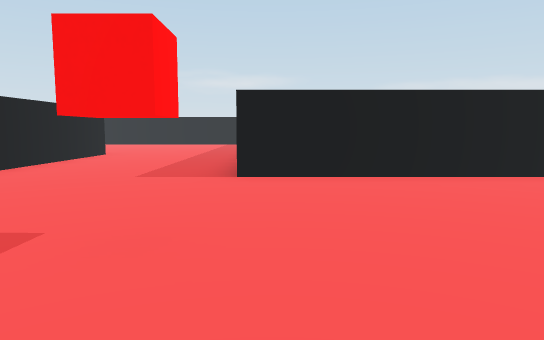
view 1 (above)

22 first-person views from a walk through a Unity game level. The camera is 0.68 m above the floor, tilts 6° down and sees 70° across. The floor is counted in squares, 1 m on a side. Each view is taken from the middle of a square. On the plan, view 1 faces up. The plan holds only what a view shows up to about 11 squares ahead; the rest is blank. The place goes on beyond the plan. The player is left out.

view 2
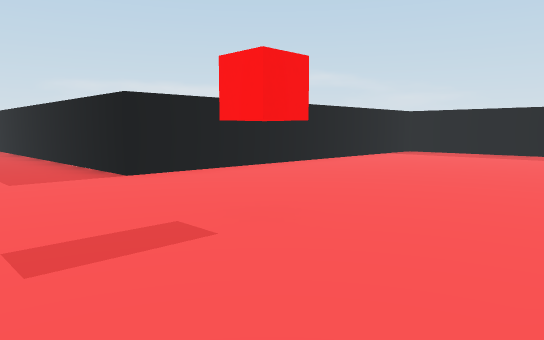

view 3
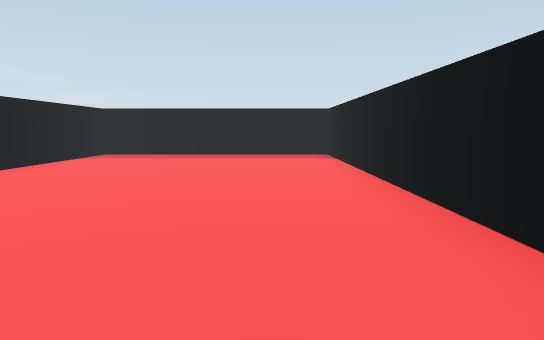

view 4
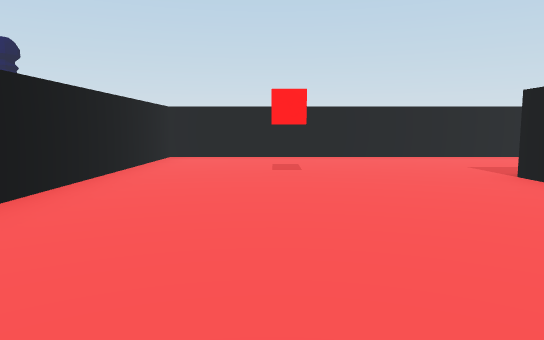

view 5
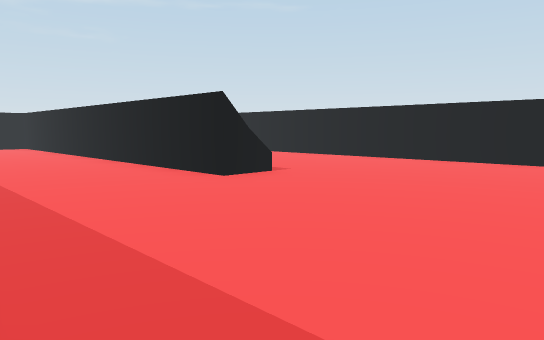

view 6
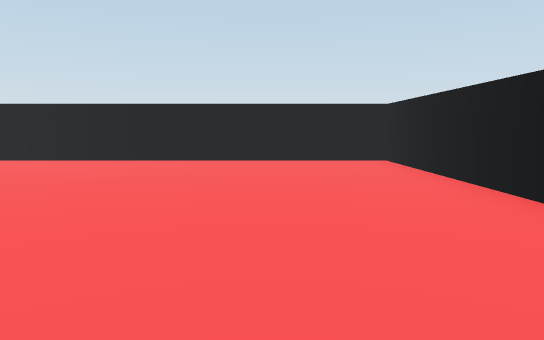

view 7
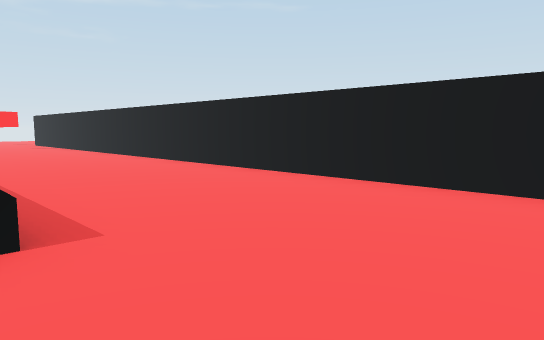

view 8
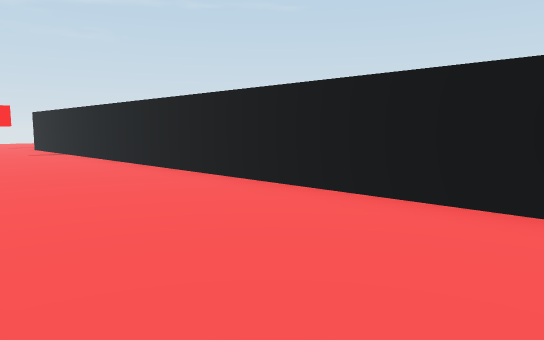

view 9
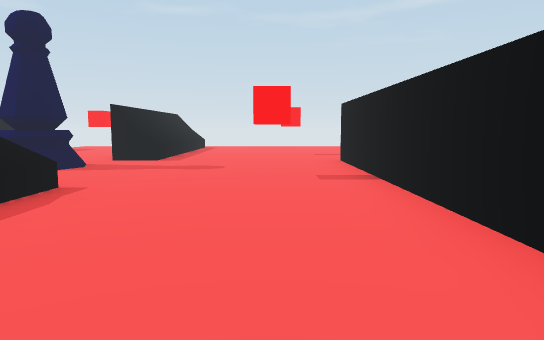

view 10
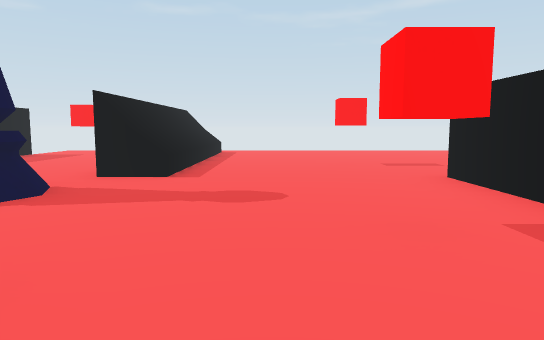

view 11
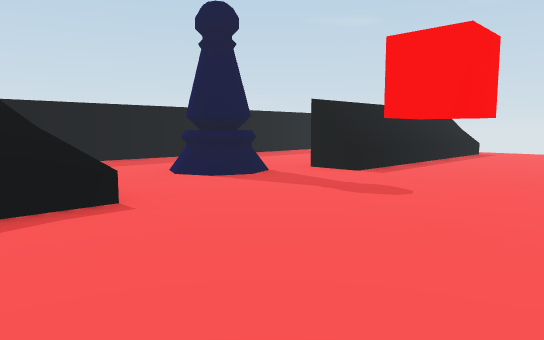

view 12
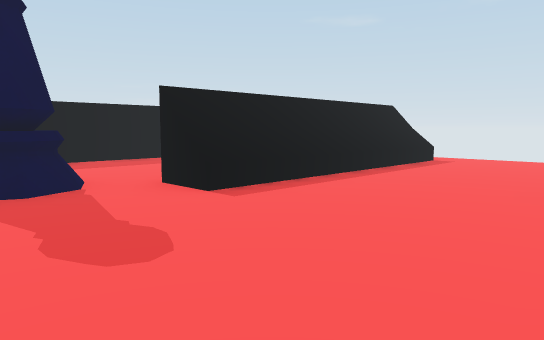

view 13
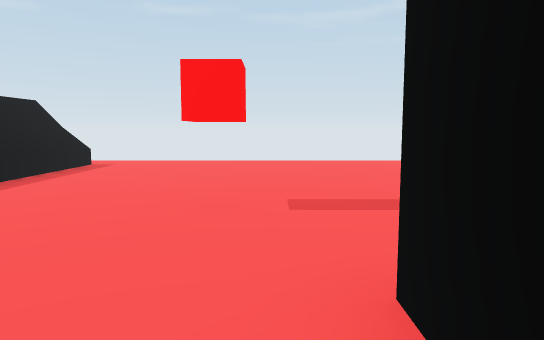

view 14
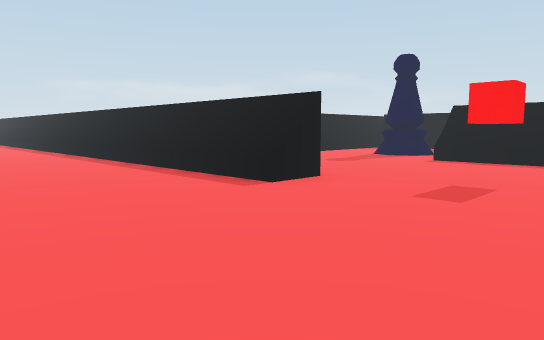

view 15
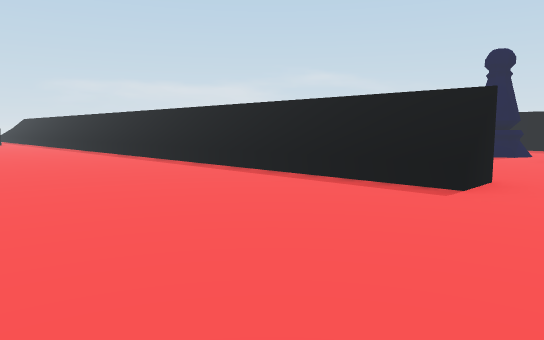

view 16
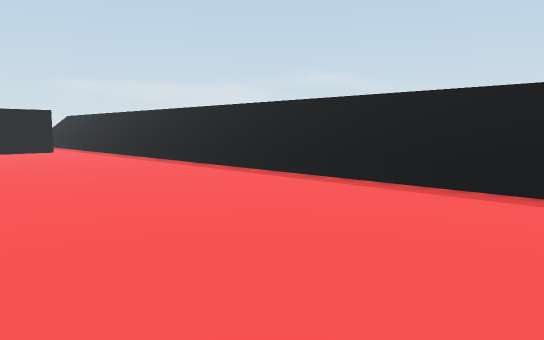

view 17
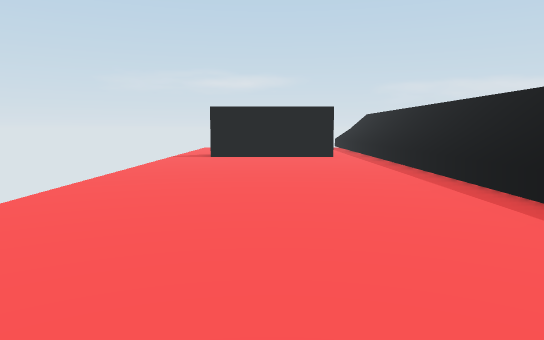

view 18
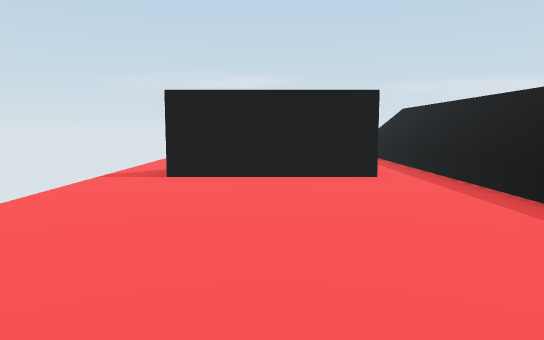

view 19
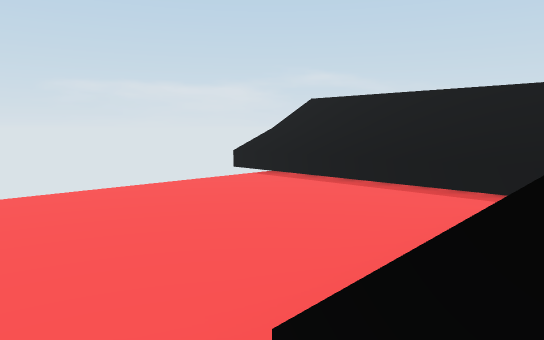

view 20
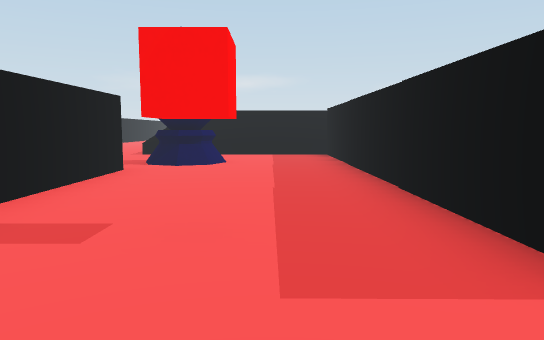

view 21
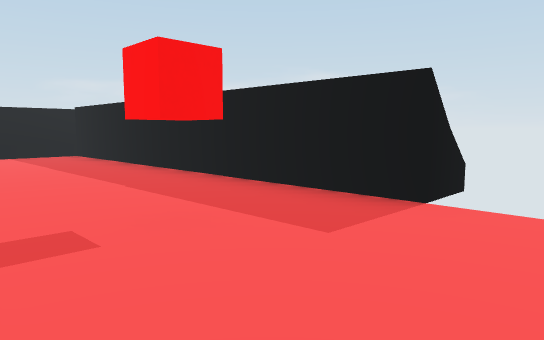

view 22
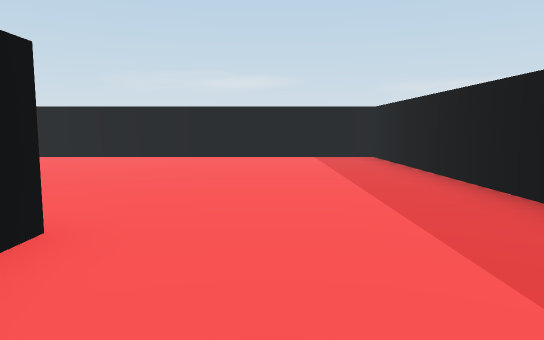

### Floor plan
Points are (right, up) in squares from view 1. A wall is a line through its corners. A room is listed if a view was taken in it or the views show most of it. See-through windows are left out.
Room 1 (views 1, 2, 3, 4, 5, 6, 7, 8, 9, 10, 11, 12, 13, 14, 15, 16, 17, 18, 19, 20, 21, 22)
walls: (-9.7, 0.3) (-9.7, 4.8); (-9.7, 7.3) (-9.7, 9.3); (-9.7, 9.4) (-9.7, 10.5); (-9.7, -5.5) (-9.7, -0.9); (-9.9, -5.6) (-9.9, 18); (-5.5, -5.5) (-4.5, -5.5) (-4.5, -8.5); (-0.2, -0.8) (-2, -0.8); (-0.2, -0.9) (-5, -0.9); (-5.6, 10.5) (-4.5, 10.5) (-4.5, -0.5) (8.5, -0.5) (8.5, 5.5) (-0.5, 5.5) (-0.6, 17.5) (-9.5, 17.5) (-9.5, -5.5) (-10.5, -5.5); (-9.7, 11.8) (-9.7, 15.5); (-11.4, 12.5) (-14.5, 12.5); (-4.9, -11.6) (-4.9, -5.5); (-0.5, -10.5) (-0.5, -1.5)
low walls: (-5, -1.5) (-5.5, -1.5) (-5.5, -0.5); (-10.5, -5.5) (-10.5, 18.5); (-0.5, -1.5) (-3.6, -1.5); (-5.5, -11.5) (-5.5, -5.5)
objects: red cube (-9, -8); red cube (-8, -3); other object (-4, -4) to (-3, -3); red cube (-3, -10); red cube (-1, 2)

Positions as (right, up) in squares from view 1, and headings:
1: (0, 0), facing up
2: (-3, 0), facing up-right
3: (-2, 1), facing right
4: (5, 2), facing left
5: (-1, 15), facing down-left
6: (-1, 15), facing left
7: (-5, 13), facing down-left
8: (-6, 9), facing down-left
9: (-8, 3), facing down
10: (-7, 0), facing down
11: (-9, 0), facing down-right
12: (-9, -3), facing down-right
13: (-9, -4), facing down
14: (-14, -9), facing up-right
15: (-15, -7), facing up-right
16: (-15, 0), facing up-right
17: (-13, 3), facing up
18: (-13, 7), facing up
19: (-15, 13), facing up-right
20: (-2, -12), facing up
21: (-4, -12), facing up-right
22: (-3, 8), facing up
